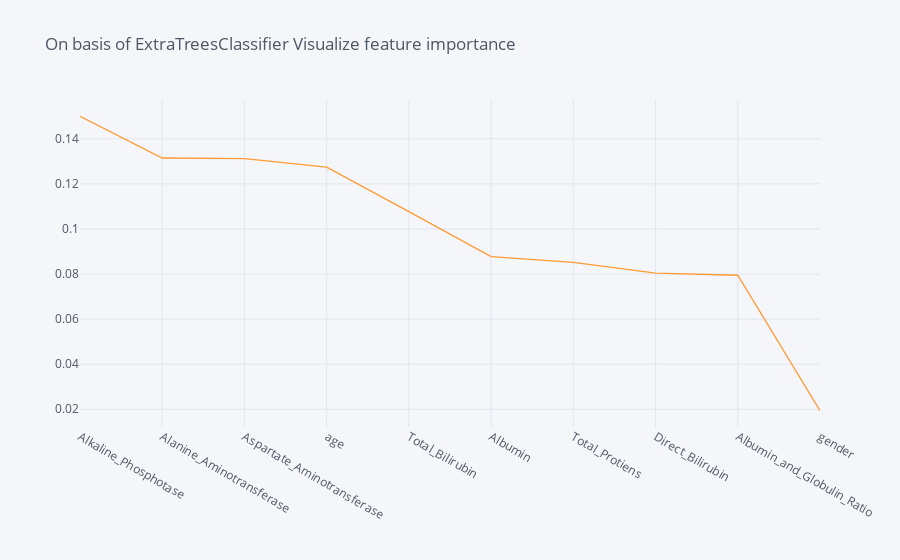

Notebook code cell kept with this figure:
### Code cell
feat_importances.nlargest(20).iplot(kind='scatter',
                 title='On basis of ExtraTreesClassifier Visualize feature importance')

### Figure 1 — Plotly figure (JSON) as saved in the notebook; plotly's stock layout.template omitted (floating-point values rounded to 4 significant figures)
{"data": [{"line": {"color": "rgba(255, 153, 51, 1.0)", "dash": "solid", "shape": "linear", "width": 1.3}, "mode": "lines", "name": "None", "text": "", "type": "scatter", "x": ["Alkaline_Phosphotase", "Alanine_Aminotransferase", "Aspartate_Aminotransferase", "age", "Total_Bilirubin", "Albumin", "Total_Protiens", "Direct_Bilirubin", "Albumin_and_Globulin_Ratio", "gender"], "y": [0.15, 0.1315, 0.1312, 0.1275, 0.1077, 0.08772, 0.0852, 0.08044, 0.07946, 0.01939]}], "layout": {"legend": {"bgcolor": "#F5F6F9", "font": {"color": "#4D5663"}}, "paper_bgcolor": "#F5F6F9", "plot_bgcolor": "#F5F6F9", "title": {"font": {"color": "#4D5663"}, "text": "On basis of ExtraTreesClassifier Visualize feature importance"}, "xaxis": {"gridcolor": "#E1E5ED", "showgrid": true, "tickfont": {"color": "#4D5663"}, "title": {"font": {"color": "#4D5663"}, "text": ""}, "zerolinecolor": "#E1E5ED"}, "yaxis": {"gridcolor": "#E1E5ED", "showgrid": true, "tickfont": {"color": "#4D5663"}, "title": {"font": {"color": "#4D5663"}, "text": ""}, "zerolinecolor": "#E1E5ED"}}}
